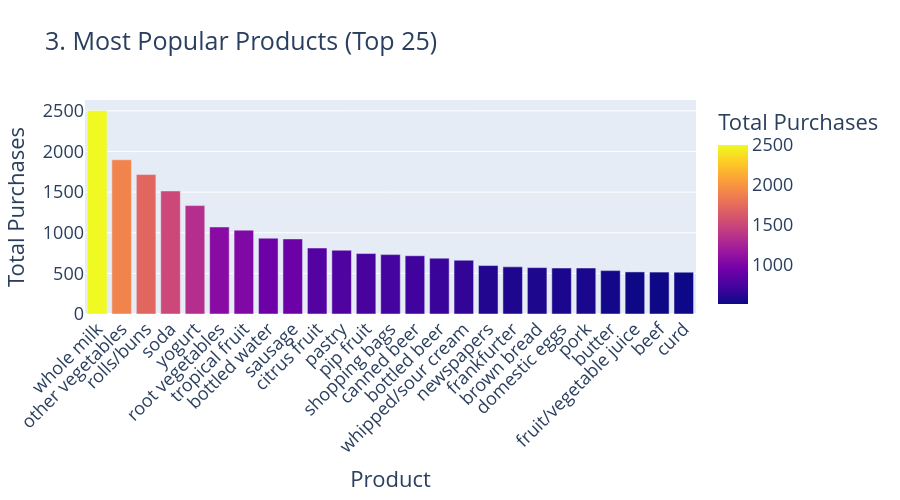

Notebook source saved alongside this figure:
### Code cell
print("3. Generating Top Products Bar Chart...")
fig3 = plot_top_products_bar(df)
fig3.show()

### Figure 1 — Plotly figure (JSON) as saved in the notebook; plotly's stock layout.template omitted (floating-point values rounded to 4 significant figures)
{"data": [{"hovertemplate": "Product=%{x}<br>Total Purchases=%{marker.color}<extra></extra>", "legendgroup": "", "marker": {"color": [2502, 1898, 1716, 1514, 1334, 1071, 1032, 933, 924, 812, 785, 744, 731, 717, 687, 662, 596, 580, 571, 566, 566, 534, 518, 516, 514], "coloraxis": "coloraxis", "pattern": {"shape": ""}}, "name": "", "orientation": "v", "showlegend": false, "textposition": "auto", "type": "bar", "x": ["whole milk", "other vegetables", "rolls/buns", "soda", "yogurt", "root vegetables", "tropical fruit", "bottled water", "sausage", "citrus fruit", "pastry", "pip fruit", "shopping bags", "canned beer", "bottled beer", "whipped/sour cream", "newspapers", "frankfurter", "brown bread", "domestic eggs", "pork", "butter", "fruit/vegetable juice", "beef", "curd"], "xaxis": "x", "y": [2502, 1898, 1716, 1514, 1334, 1071, 1032, 933, 924, 812, 785, 744, 731, 717, 687, 662, 596, 580, 571, 566, 566, 534, 518, 516, 514], "yaxis": "y"}], "layout": {"barmode": "relative", "coloraxis": {"colorbar": {"title": {"text": "Total Purchases"}}, "colorscale": [[0, "#0d0887"], [0.1111, "#46039f"], [0.2222, "#7201a8"], [0.3333, "#9c179e"], [0.4444, "#bd3786"], [0.5556, "#d8576b"], [0.6667, "#ed7953"], [0.7778, "#fb9f3a"], [0.8889, "#fdca26"], [1, "#f0f921"]]}, "font": {"size": 18}, "height": 500, "legend": {"tracegroupgap": 0}, "title": {"text": "3. Most Popular Products (Top 25)"}, "xaxis": {"anchor": "y", "domain": [0, 1], "tickangle": -45, "title": {"text": "Product"}}, "yaxis": {"anchor": "x", "domain": [0, 1], "title": {"text": "Total Purchases"}}}}
